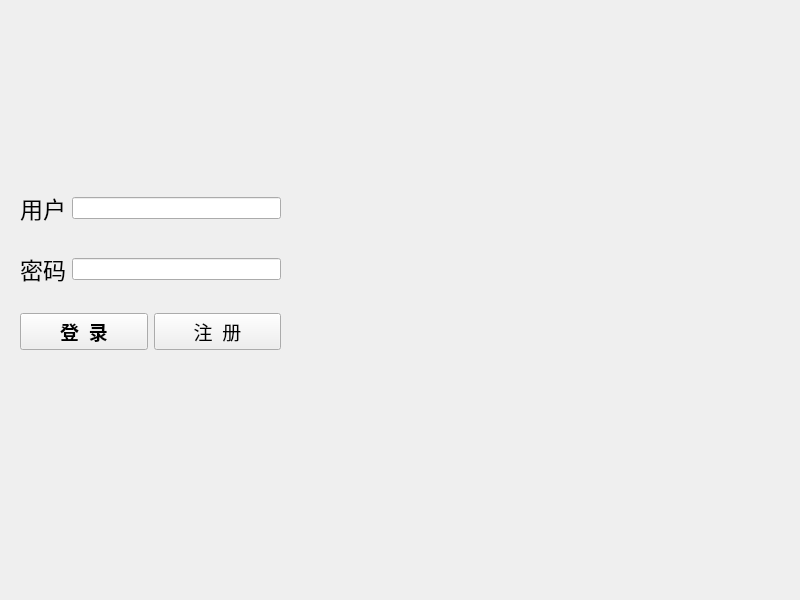
<?xml version="1.0" encoding="UTF-8"?>
<ui version="4.0">
 <class>MainWindow</class>
 <widget class="QMainWindow" name="MainWindow">
  <property name="geometry">
   <rect>
    <x>0</x>
    <y>0</y>
    <width>800</width>
    <height>600</height>
   </rect>
  </property>
  <property name="windowTitle">
   <string>MainWindow</string>
  </property>
  <property name="windowIcon">
   <iconset resource="resource.qrc">
    <normaloff>:/photo/logo.png</normaloff>:/photo/logo.png</iconset>
  </property>
  <property name="iconSize">
   <size>
    <width>128</width>
    <height>128</height>
   </size>
  </property>
  <property name="animated">
   <bool>false</bool>
  </property>
  <widget class="QWidget" name="centralwidget">
   <widget class="QWidget" name="verticalLayoutWidget">
    <property name="geometry">
     <rect>
      <x>20</x>
      <y>170</y>
      <width>261</width>
      <height>201</height>
     </rect>
    </property>
    <layout class="QVBoxLayout" name="verticalLayout">
     <item>
      <layout class="QHBoxLayout" name="horizontalLayout">
       <item>
        <widget class="QLabel" name="label">
         <property name="font">
          <font>
           <family>方正粗金陵简体</family>
           <pointsize>17</pointsize>
           <bold>false</bold>
          </font>
         </property>
         <property name="text">
          <string>用户</string>
         </property>
        </widget>
       </item>
       <item>
        <widget class="QLineEdit" name="lineEdit">
         <property name="enabled">
          <bool>true</bool>
         </property>
         <property name="mouseTracking">
          <bool>true</bool>
         </property>
         <property name="autoFillBackground">
          <bool>false</bool>
         </property>
        </widget>
       </item>
      </layout>
     </item>
     <item>
      <layout class="QHBoxLayout" name="horizontalLayout_2">
       <item>
        <widget class="QLabel" name="label_2">
         <property name="font">
          <font>
           <family>方正粗金陵简体</family>
           <pointsize>17</pointsize>
           <bold>false</bold>
          </font>
         </property>
         <property name="text">
          <string>密码</string>
         </property>
        </widget>
       </item>
       <item>
        <widget class="QLineEdit" name="lineEdit_2">
         <property name="echoMode">
          <enum>QLineEdit::Password</enum>
         </property>
        </widget>
       </item>
      </layout>
     </item>
     <item>
      <layout class="QHBoxLayout" name="horizontalLayout_3">
       <item>
        <widget class="QPushButton" name="login_button">
         <property name="font">
          <font>
           <family>方正粗金陵简体</family>
           <pointsize>14</pointsize>
           <italic>false</italic>
           <bold>true</bold>
           <underline>false</underline>
          </font>
         </property>
         <property name="text">
          <string>登  录</string>
         </property>
        </widget>
       </item>
       <item>
        <widget class="QPushButton" name="register_button">
         <property name="font">
          <font>
           <family>方正粗金陵简体</family>
           <pointsize>14</pointsize>
           <bold>false</bold>
          </font>
         </property>
         <property name="text">
          <string>注  册</string>
         </property>
        </widget>
       </item>
      </layout>
     </item>
    </layout>
   </widget>
   <widget class="QLabel" name="background">
    <property name="enabled">
     <bool>true</bool>
    </property>
    <property name="geometry">
     <rect>
      <x>-70</x>
      <y>-20</y>
      <width>876</width>
      <height>632</height>
     </rect>
    </property>
    <property name="mouseTracking">
     <bool>false</bool>
    </property>
    <property name="text">
     <string/>
    </property>
    <property name="textFormat">
     <enum>Qt::AutoText</enum>
    </property>
    <property name="pixmap">
     <pixmap resource="resource.qrc">:/photo/background.png</pixmap>
    </property>
    <property name="scaledContents">
     <bool>false</bool>
    </property>
    <property name="alignment">
     <set>Qt::AlignJustify|Qt::AlignTop</set>
    </property>
    <property name="wordWrap">
     <bool>false</bool>
    </property>
   </widget>
   <zorder>background</zorder>
   <zorder>verticalLayoutWidget</zorder>
  </widget>
  <action name="actionquit">
   <property name="icon">
    <iconset theme="battery">
     <normaloff>.</normaloff>.</iconset>
   </property>
   <property name="text">
    <string>退出</string>
   </property>
   <property name="toolTip">
    <string>退出计费系统</string>
   </property>
  </action>
  <action name="actionaddcard">
   <property name="text">
    <string>注册</string>
   </property>
   <property name="toolTip">
    <string>注册一个新的账号</string>
   </property>
  </action>
  <action name="actionlogin">
   <property name="text">
    <string>登录</string>
   </property>
   <property name="toolTip">
    <string>登录您的账号</string>
   </property>
  </action>
  <action name="actionlogout">
   <property name="text">
    <string>注销</string>
   </property>
   <property name="toolTip">
    <string>注销账号</string>
   </property>
  </action>
 </widget>
 <resources>
  <include location="resource.qrc"/>
 </resources>
 <connections/>
</ui>
